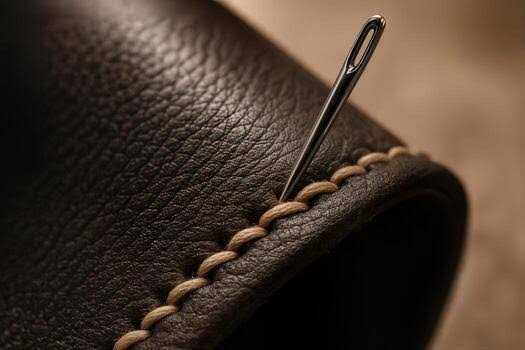
#> input picture Interview_Prep/lether_stitches.jpeg, 525 x 350 px
$ jupyter execute morphological_ops.ipynb
#> lines starting #> are read from the running program, lines starting #| are printed output that depends on the picture; after the words box and inside, x2 and y2 are one past the last pixel; in counts of white or black regions, pixels touching at a corner belong together
[cell 1]
import numpy as np
import cv2
import matplotlib.pyplot as plt

[cell 2]
image = cv2.imread('../lether_stitches.jpeg')
#> image is the input picture: shape (350, 525, 3); mean B, G, R 45.3, 56, 71
image = cv2.cvtColor(image, cv2.COLOR_BGR2GRAY)
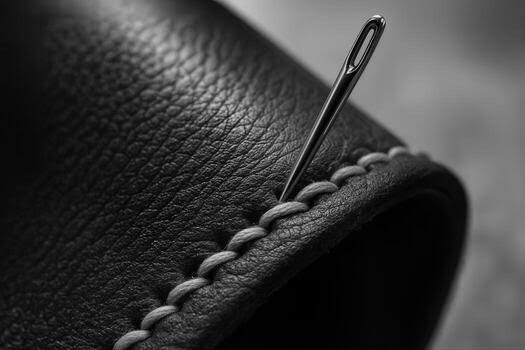
#> image: shape (350, 525); min 0, max 251, mean 59.3
plt.imshow(image, cmap='gray')

[cell 3]
_, binary = cv2.threshold(image, 80, 250, cv2.THRESH_BINARY_INV)
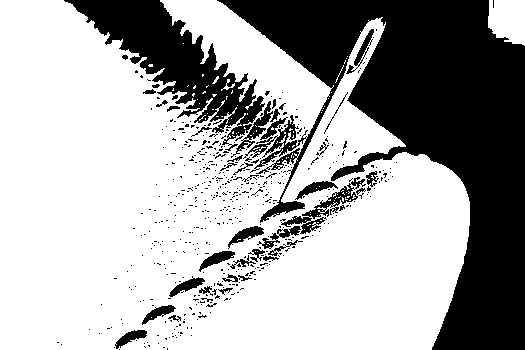
#> binary: shape (350, 525); values 0 (black) and 250 (white), 66.7% white; 531 black regions (491 under 20 px), largest, box (x1, y1, x2, y2) and area: (217, 0, 525, 350) 45191, (64, 0, 265, 151) 9747, (281, 177, 366, 234) 919
plt.imshow(binary, cmap='gray')

[cell 4]
kernel = cv2.getStructuringElement(cv2.MORPH_RECT, (5,5))
dilation = cv2.dilate(binary, kernel, iterations=1)
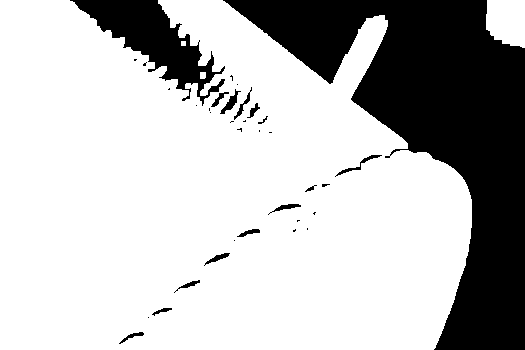
#> dilation: shape (350, 525); values 0 (black) and 250 (white), 74.2% white; 35 black regions (20 under 20 px), largest, box (x1, y1, x2, y2) and area: (223, 0, 525, 350) 40588, (70, 0, 225, 106) 5679, (220, 89, 241, 114) 153
plt.imshow(dilation, cmap='gray')

[cell 5]
erosion = cv2.erode(binary, kernel=kernel, iterations=2)
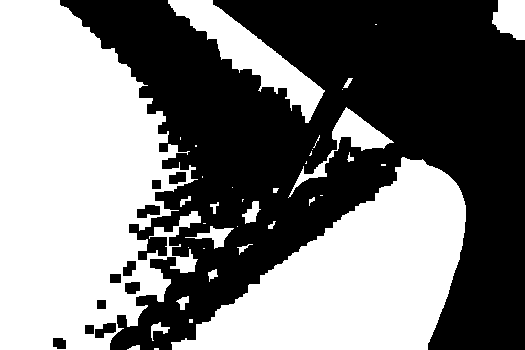
#> erosion: shape (350, 525); values 0 (black) and 250 (white), 48.1% white; 38 white regions (19 under 20 px), largest, box (x1, y1, x2, y2) and area: (0, 0, 201, 350) 48776, (171, 157, 466, 350) 30123, (168, 0, 325, 123) 5299
plt.imshow(erosion, cmap='gray')

[cell 6]
opening = cv2.morphologyEx(binary, cv2.MORPH_OPEN, kernel=kernel, iterations=1)
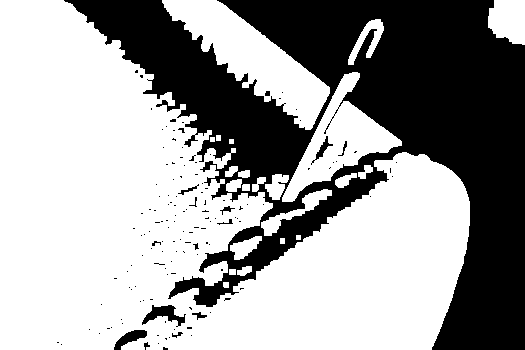
#> opening: shape (350, 525); values 0 (black) and 250 (white), 62.5% white; 140 black regions (125 under 20 px), largest, box (x1, y1, x2, y2) and area: (64, 0, 525, 350) 67315, (142, 305, 186, 327) 412, (114, 330, 147, 350) 299
plt.imshow(opening, cmap='gray')

[cell 7]
close = cv2.morphologyEx(binary, cv2.MORPH_CLOSE, kernel=kernel, iterations=1)
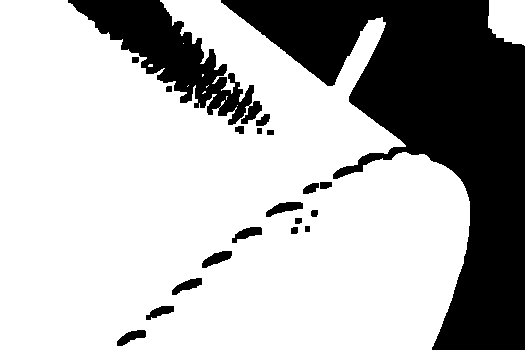
#> close: shape (350, 525); values 0 (black) and 250 (white), 70.7% white; 20 black regions, largest, box (x1, y1, x2, y2) and area: (221, 0, 525, 350) 43014, (68, 0, 262, 125) 8574, (266, 202, 303, 217) 297
plt.imshow(opening, cmap='gray')
